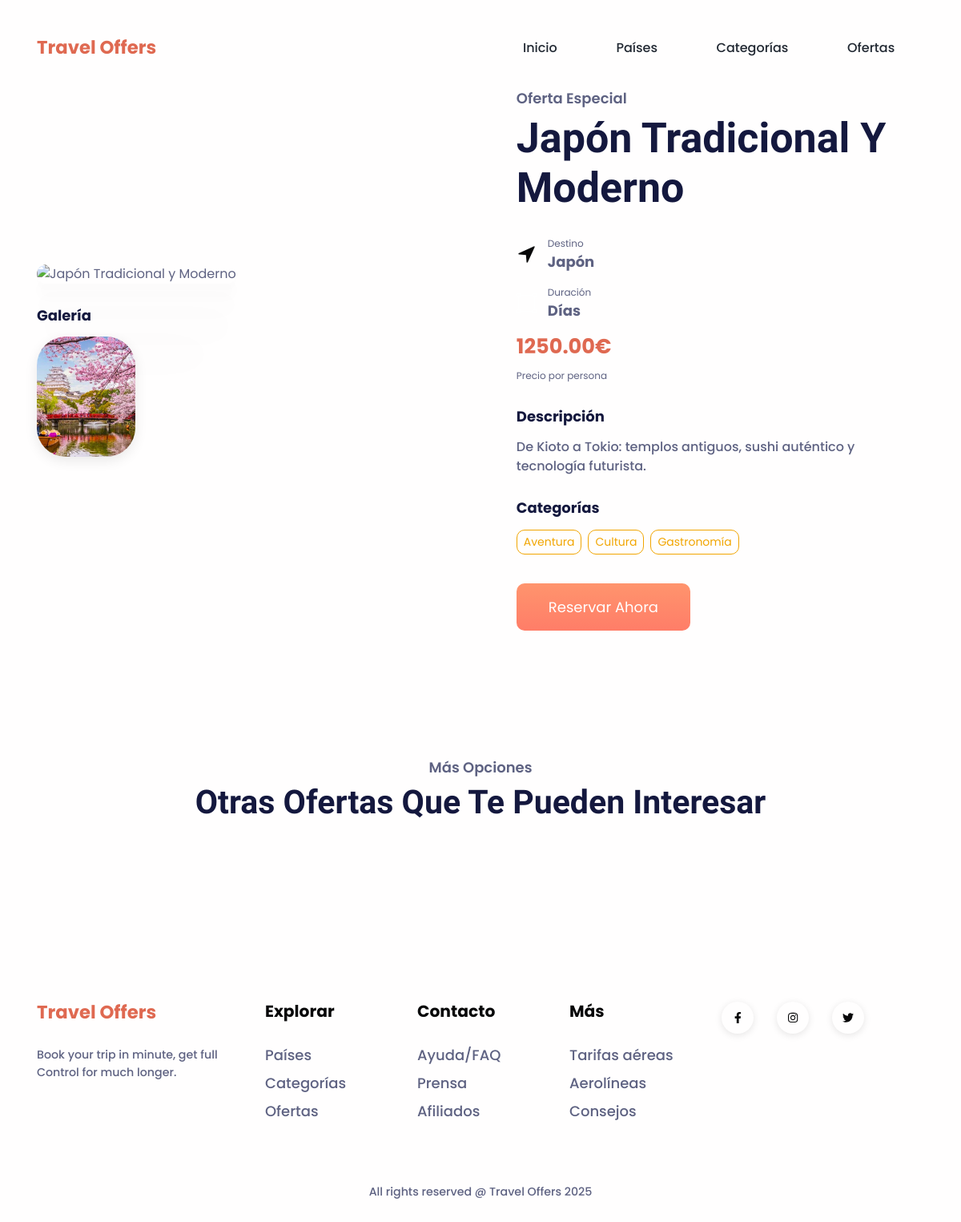
/ofertas/4/, run on the app's committed database.
### appTravel/models.py (models this page shows, shortened)
class Imagen(models.Model):
    titulo = models.CharField(max_length=100, blank=True)
    imagen = models.ImageField(upload_to='imagenes/')
    oferta = models.ForeignKey(
        Oferta,
        on_delete=models.CASCADE,
        related_name='galeria',
        null=True,
        blank=True
    )
    class Meta:
        verbose_name_plural = "Imagenes"

class Oferta(models.Model):
    titulo = models.CharField(max_length=150)
    descripcion = models.TextField()
    precio = models.DecimalField(max_digits=8, decimal_places=2)
    pais = models.ForeignKey(Pais, on_delete=models.CASCADE)
    categorias = models.ManyToManyField(Categoria)
    fecha_publicacion = models.DateField(auto_now_add=True)
    imagen = models.URLField(blank=True, null=True)

class Pais(models.Model):
    nombre = models.CharField(max_length=100)
    descripcion = models.TextField(blank=True, null=True)
    class Meta:
        verbose_name_plural = "Países"

class Categoria(models.Model):
    nombre = models.CharField(max_length=100)
    descripcion = models.TextField(blank=True, null=True)

### appTravel/views.py (the view)
# urls.py: path('ofertas/<int:oferta_id>/', views.detalle_oferta, name='detalle_oferta'),
def detalle_oferta(request, oferta_id):
    oferta = get_object_or_404(Oferta, pk=oferta_id)
    imagenes = Imagen.objects.filter(oferta=oferta).order_by('id')
    return render(request, 'appTravel/detalle_oferta.html', {
        'oferta': oferta,
        'imagenes': imagenes,
    })

### appTravel/templates/appTravel/detalle_oferta.html (shortened to what this page needs)
{% extends 'appTravel/base.html' %}
{% load static %}
{% block contenido %}
<section style="padding-top: 7rem;">
    <div class="container">
        <div class="row align-items-center">
            <div class="col-lg-6 mb-4 mb-lg-0">
                {% if oferta.imagen %}
                <img class="w-100 rounded-3 shadow" src="{{ oferta.imagen.url }}" alt="{{ oferta.titulo }}" style="max-height: 500px; object-fit: cover;" />
                {% else %}
                <img class="w-100 rounded-3 shadow" src="{% static 'appTravel/img/steps/booking-img.jpg' %}" alt="{{ oferta.titulo }}" style="max-height: 500px; object-fit: cover;" />
                {% endif %}
                {% if imagenes %}
                <div class="mt-4">
                    <h5 class="fw-bold mb-3">Galería</h5>
                    <div class="row g-3">
                    {% for img in imagenes %}
                        <div class="col-6 col-md-4 col-lg-3">
                        <img src="{{ img.imagen.url }}"
                            alt="{{ img.nombre|default:oferta.titulo }}"
                            class="w-100 rounded-3 shadow-sm"
                            style="height:150px; object-fit:cover;">
                        </div>
                    {% endfor %}
                    </div>
                </div>
                {% endif %}
            </div>
            <div class="col-lg-6">
                <div class="ps-lg-4">
                    <h5 class="text-secondary">Oferta Especial</h5>
                    <h1 class="fs-xl-10 fs-lg-8 fs-7 fw-bold font-cursive text-capitalize mb-4">{{ oferta.titulo }}</h1>
                    <div class="d-flex align-items-center mb-3">
                        <img src="{% static 'appTravel/img/dest/navigation.svg' %}" style="margin-right: 14px" width="25" alt="País" />
                        <div>
                            <small class="text-secondary d-block">Destino</small>
                            <a class="link-900 fw-bold fs-1 text-decoration-none" href="/paises/{{ oferta.pais.id }}/">{{ oferta.pais.nombre }}</a>
                        </div>
                    </div>
                    <div class="d-flex align-items-center mb-3">
                        <img src="{% static 'appTravel/img/steps/selection.svg' %}" style="margin-right: 14px" width="25" alt="Duración" />
                        <div>
                            <small class="text-secondary d-block">Duración</small>
                            <span class="fw-bold fs-1">{{ oferta.duracion_dias }} Días</span>
                        </div>
                    </div>
                    <div class="mb-4">
                        <h2 class="text-danger fw-bold">{{ oferta.precio }}€</h2>
                        <small class="text-secondary">Precio por persona</small>
                    </div>
                    {% if oferta.descripcion %}
                    <div class="mb-4">
                        <h5 class="fw-bold mb-3">Descripción</h5>
                        <p class="fw-medium">{{ oferta.descripcion }}</p>
                    </div>
                    {% endif %}
                    {% if oferta.categorias.all %}
                    <div class="mb-4">
                        <h5 class="fw-bold mb-3">Categorías</h5>
                        <div class="icon-group">
                            {% for c in oferta.categorias.all %}
                            <a class="btn btn-outline-primary btn-sm me-2 mb-2" href="/categorias/{{ c.id }}/">{{ c.nombre }}</a>
                            {% endfor %}
                        </div>
                    </div>
                    {% endif %}
                    <a class="btn btn-danger btn-lg orange-gradient-btn" href="#!" role="button">Reservar Ahora</a>
                </div>
            </div>
        </div>
    </div>
</section>
<section class="pt-8 pb-8">
    <div class="container">
        <div class="mb-7 text-center">
            <h5 class="text-secondary">Más Opciones</h5>
            <h3 class="fs-xl-8 fs-lg-6 fs-5 fw-bold font-cursive text-capitalize">Otras Ofertas que te Pueden Interesar</h3>
        </div>
    </div>
</section>
{% endblock %}

### data on the page
Imagen: imagen (picture)
Oferta: titulo "Japón Tradicional Y Moderno", pais.nombre "Japón", precio "1250.00", descripcion "De Kioto a Tokio: templos antiguos, sushi auténtico y tecnología futurista."
Categoria: nombre "Aventura"
Categoria: nombre "Cultura"
Categoria: nombre "Gastronomía"
